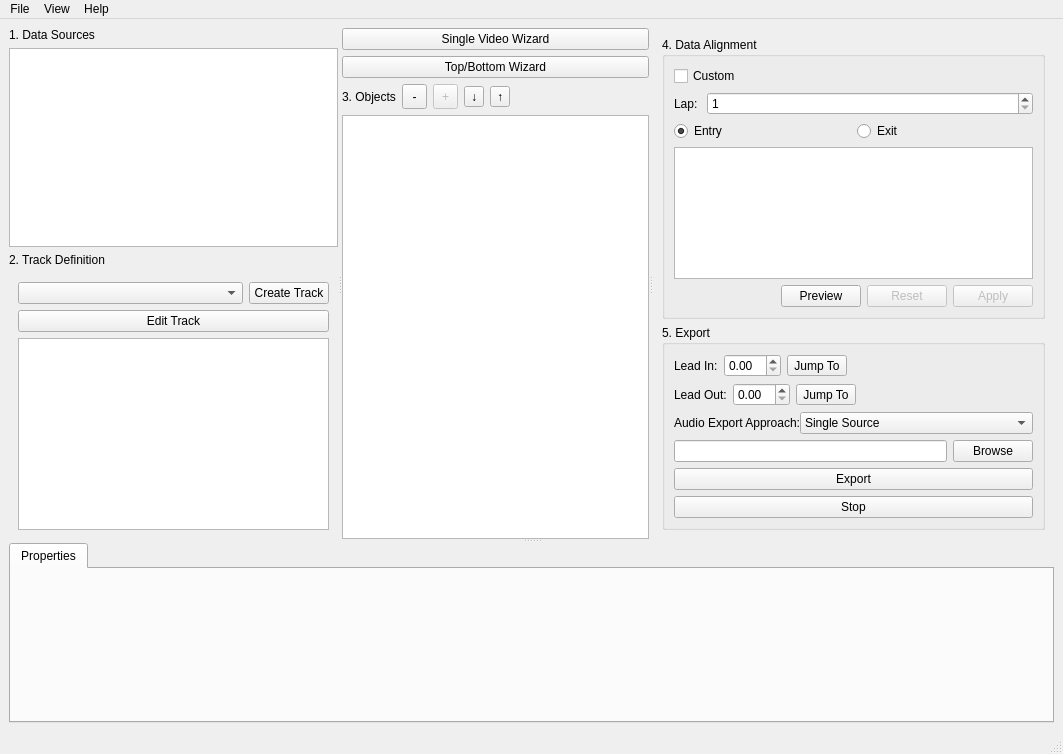
<?xml version="1.0" encoding="UTF-8"?>
<ui version="4.0">
 <class>ProjectWindow</class>
 <widget class="QMainWindow" name="ProjectWindow">
  <property name="geometry">
   <rect>
    <x>0</x>
    <y>0</y>
    <width>1063</width>
    <height>754</height>
   </rect>
  </property>
  <property name="windowTitle">
   <string>MainWindow</string>
  </property>
  <widget class="QWidget" name="centralwidget">
   <layout class="QGridLayout" name="gridLayout">
    <item row="0" column="1">
     <widget class="QSplitter" name="splitter">
      <property name="orientation">
       <enum>Qt::Vertical</enum>
      </property>
      <widget class="QWidget" name="mainWidget" native="true">
       <layout class="QGridLayout" name="gridLayout_2">
        <item row="0" column="0">
         <widget class="QSplitter" name="splitter_2">
          <property name="orientation">
           <enum>Qt::Horizontal</enum>
          </property>
          <widget class="QWidget" name="dataSourcesAndTrackBox" native="true">
           <layout class="QVBoxLayout" name="leftVerticalBox">
            <item>
             <widget class="QLabel" name="label">
              <property name="text">
               <string>1. Data Sources</string>
              </property>
             </widget>
            </item>
            <item>
             <widget class="QTableView" name="tableDataSources"/>
            </item>
            <item>
             <widget class="QLabel" name="label_3">
              <property name="text">
               <string>2. Track Definition</string>
              </property>
             </widget>
            </item>
            <item>
             <widget class="QWidget" name="widget" native="true">
              <layout class="QVBoxLayout" name="verticalLayout_4">
               <item>
                <layout class="QHBoxLayout" name="horizontalLayout" stretch="1,0">
                 <item>
                  <widget class="QComboBox" name="newTrackSourceCombo"/>
                 </item>
                 <item>
                  <widget class="QPushButton" name="newTrackButton">
                   <property name="text">
                    <string>Create Track</string>
                   </property>
                  </widget>
                 </item>
                </layout>
               </item>
               <item>
                <widget class="QPushButton" name="editTrackButton">
                 <property name="text">
                  <string>Edit Track</string>
                 </property>
                </widget>
               </item>
               <item>
                <widget class="QUndoView" name="undoView"/>
               </item>
              </layout>
             </widget>
            </item>
           </layout>
          </widget>
          <widget class="QWidget" name="renderEngineBox" native="true">
           <layout class="QVBoxLayout" name="verticalLayout_2">
            <item>
             <widget class="QPushButton" name="singleVideoWizard">
              <property name="text">
               <string>Single Video Wizard</string>
              </property>
             </widget>
            </item>
            <item>
             <widget class="QPushButton" name="topBottomWizard">
              <property name="text">
               <string>Top/Bottom Wizard</string>
              </property>
             </widget>
            </item>
            <item>
             <layout class="QHBoxLayout" name="horizontalLayout_5">
              <property name="topMargin">
               <number>0</number>
              </property>
              <item>
               <widget class="QLabel" name="label_2">
                <property name="text">
                 <string>3. Objects</string>
                </property>
               </widget>
              </item>
              <item>
               <widget class="QToolButton" name="removeEntity_ToolButton">
                <property name="minimumSize">
                 <size>
                  <width>25</width>
                  <height>25</height>
                 </size>
                </property>
                <property name="text">
                 <string>-</string>
                </property>
               </widget>
              </item>
              <item>
               <widget class="QToolButton" name="addEntity_ToolButton">
                <property name="enabled">
                 <bool>false</bool>
                </property>
                <property name="minimumSize">
                 <size>
                  <width>25</width>
                  <height>25</height>
                 </size>
                </property>
                <property name="text">
                 <string>+</string>
                </property>
               </widget>
              </item>
              <item>
               <widget class="QToolButton" name="moveEntityDown_ToolButton">
                <property name="text">
                 <string>↓</string>
                </property>
               </widget>
              </item>
              <item>
               <widget class="QToolButton" name="moveEntityUp_ToolButton">
                <property name="text">
                 <string>↑</string>
                </property>
               </widget>
              </item>
              <item>
               <spacer name="horizontalSpacer">
                <property name="orientation">
                 <enum>Qt::Horizontal</enum>
                </property>
                <property name="sizeHint" stdset="0">
                 <size>
                  <width>40</width>
                  <height>20</height>
                 </size>
                </property>
               </spacer>
              </item>
             </layout>
            </item>
            <item>
             <widget class="QTableView" name="renderEntitiesTable"/>
            </item>
           </layout>
          </widget>
          <widget class="QWidget" name="alignAndExportBox" native="true">
           <property name="enabled">
            <bool>true</bool>
           </property>
           <layout class="QVBoxLayout" name="rightVerticalBox">
            <item>
             <widget class="QWidget" name="widget_2" native="true">
              <layout class="QVBoxLayout" name="verticalLayout_5">
               <item>
                <widget class="QGroupBox" name="alignmentGroupBox">
                 <property name="title">
                  <string>4. Data Alignment</string>
                 </property>
                 <property name="flat">
                  <bool>false</bool>
                 </property>
                 <property name="checkable">
                  <bool>false</bool>
                 </property>
                 <layout class="QVBoxLayout" name="verticalLayout_7">
                  <item>
                   <widget class="QCheckBox" name="customAlignmentCheckBox">
                    <property name="text">
                     <string>Custom</string>
                    </property>
                   </widget>
                  </item>
                  <item>
                   <widget class="QWidget" name="lapAlignment_VBox" native="true">
                    <layout class="QVBoxLayout" name="verticalLayout">
                     <property name="leftMargin">
                      <number>0</number>
                     </property>
                     <property name="topMargin">
                      <number>0</number>
                     </property>
                     <property name="rightMargin">
                      <number>0</number>
                     </property>
                     <property name="bottomMargin">
                      <number>0</number>
                     </property>
                     <item>
                      <layout class="QHBoxLayout" name="horizontalLayout_2" stretch="0,1">
                       <item>
                        <widget class="QLabel" name="label_5">
                         <property name="text">
                          <string>Lap: </string>
                         </property>
                        </widget>
                       </item>
                       <item>
                        <widget class="QSpinBox" name="lapSpinBox">
                         <property name="minimum">
                          <number>1</number>
                         </property>
                        </widget>
                       </item>
                      </layout>
                     </item>
                     <item>
                      <layout class="QHBoxLayout" name="horizontalLayout_3">
                       <item>
                        <widget class="QRadioButton" name="entryRadio">
                         <property name="text">
                          <string>Entry</string>
                         </property>
                         <property name="checked">
                          <bool>true</bool>
                         </property>
                        </widget>
                       </item>
                       <item>
                        <widget class="QRadioButton" name="exitRadio">
                         <property name="text">
                          <string>Exit</string>
                         </property>
                        </widget>
                       </item>
                      </layout>
                     </item>
                    </layout>
                   </widget>
                  </item>
                  <item>
                   <widget class="QTableWidget" name="customAlignmentTableWidget"/>
                  </item>
                  <item>
                   <layout class="QHBoxLayout" name="horizontalLayout_8">
                    <property name="bottomMargin">
                     <number>0</number>
                    </property>
                    <item>
                     <spacer name="horizontalSpacer_4">
                      <property name="orientation">
                       <enum>Qt::Horizontal</enum>
                      </property>
                      <property name="sizeHint" stdset="0">
                       <size>
                        <width>40</width>
                        <height>20</height>
                       </size>
                      </property>
                     </spacer>
                    </item>
                    <item>
                     <widget class="QPushButton" name="previewAlignment_PushButton">
                      <property name="text">
                       <string>Preview</string>
                      </property>
                     </widget>
                    </item>
                    <item>
                     <widget class="QPushButton" name="resetAlignment_PushButton">
                      <property name="enabled">
                       <bool>false</bool>
                      </property>
                      <property name="text">
                       <string>Reset</string>
                      </property>
                     </widget>
                    </item>
                    <item>
                     <widget class="QPushButton" name="applyAlignment_PushButton">
                      <property name="enabled">
                       <bool>false</bool>
                      </property>
                      <property name="text">
                       <string>Apply</string>
                      </property>
                     </widget>
                    </item>
                   </layout>
                  </item>
                 </layout>
                </widget>
               </item>
               <item>
                <widget class="QGroupBox" name="exportGroupBox">
                 <property name="enabled">
                  <bool>true</bool>
                 </property>
                 <property name="title">
                  <string>5. Export</string>
                 </property>
                 <property name="alignment">
                  <set>Qt::AlignLeading|Qt::AlignLeft|Qt::AlignTop</set>
                 </property>
                 <layout class="QVBoxLayout" name="verticalLayout_8">
                  <item>
                   <layout class="QHBoxLayout" name="horizontalLayout_6">
                    <property name="bottomMargin">
                     <number>0</number>
                    </property>
                    <item>
                     <widget class="QLabel" name="label_4">
                      <property name="text">
                       <string>Lead In:</string>
                      </property>
                     </widget>
                    </item>
                    <item>
                     <widget class="QDoubleSpinBox" name="leadIn_SpinBox"/>
                    </item>
                    <item>
                     <widget class="QToolButton" name="jumpToLeadIn_ToolButton">
                      <property name="text">
                       <string>Jump To</string>
                      </property>
                     </widget>
                    </item>
                    <item>
                     <spacer name="horizontalSpacer_2">
                      <property name="orientation">
                       <enum>Qt::Horizontal</enum>
                      </property>
                      <property name="sizeHint" stdset="0">
                       <size>
                        <width>40</width>
                        <height>20</height>
                       </size>
                      </property>
                     </spacer>
                    </item>
                   </layout>
                  </item>
                  <item>
                   <layout class="QHBoxLayout" name="horizontalLayout_7">
                    <property name="bottomMargin">
                     <number>0</number>
                    </property>
                    <item>
                     <widget class="QLabel" name="label_6">
                      <property name="text">
                       <string>Lead Out:</string>
                      </property>
                     </widget>
                    </item>
                    <item>
                     <widget class="QDoubleSpinBox" name="leadOut_SpinBox"/>
                    </item>
                    <item>
                     <widget class="QToolButton" name="jumpToLeadOut_ToolButton">
                      <property name="text">
                       <string>Jump To</string>
                      </property>
                     </widget>
                    </item>
                    <item>
                     <spacer name="horizontalSpacer_3">
                      <property name="orientation">
                       <enum>Qt::Horizontal</enum>
                      </property>
                      <property name="sizeHint" stdset="0">
                       <size>
                        <width>40</width>
                        <height>20</height>
                       </size>
                      </property>
                     </spacer>
                    </item>
                   </layout>
                  </item>
                  <item>
                   <layout class="QHBoxLayout" name="horizontalLayout_9" stretch="0,1">
                    <property name="spacing">
                     <number>0</number>
                    </property>
                    <property name="topMargin">
                     <number>0</number>
                    </property>
                    <item>
                     <widget class="QLabel" name="label_7">
                      <property name="text">
                       <string>Audio Export Approach:</string>
                      </property>
                     </widget>
                    </item>
                    <item>
                     <widget class="QComboBox" name="audioApproach_ComboBox">
                      <item>
                       <property name="text">
                        <string>Single Source</string>
                       </property>
                      </item>
                      <item>
                       <property name="text">
                        <string>Multi Source (split L/R)</string>
                       </property>
                      </item>
                     </widget>
                    </item>
                   </layout>
                  </item>
                  <item>
                   <layout class="QHBoxLayout" name="horizontalLayout_4" stretch="1,0">
                    <item>
                     <widget class="QLineEdit" name="exportFileLineEdit"/>
                    </item>
                    <item>
                     <widget class="QPushButton" name="browseExportButton">
                      <property name="text">
                       <string>Browse</string>
                      </property>
                     </widget>
                    </item>
                   </layout>
                  </item>
                  <item>
                   <widget class="QPushButton" name="exportButton">
                    <property name="text">
                     <string>Export</string>
                    </property>
                   </widget>
                  </item>
                  <item>
                   <widget class="QPushButton" name="stopButton">
                    <property name="text">
                     <string>Stop</string>
                    </property>
                   </widget>
                  </item>
                 </layout>
                </widget>
               </item>
               <item>
                <spacer name="verticalSpacer">
                 <property name="orientation">
                  <enum>Qt::Vertical</enum>
                 </property>
                 <property name="sizeHint" stdset="0">
                  <size>
                   <width>20</width>
                   <height>40</height>
                  </size>
                 </property>
                </spacer>
               </item>
              </layout>
             </widget>
            </item>
           </layout>
          </widget>
         </widget>
        </item>
       </layout>
      </widget>
      <widget class="QTabWidget" name="bottomTabs">
       <property name="minimumSize">
        <size>
         <width>0</width>
         <height>180</height>
        </size>
       </property>
       <property name="currentIndex">
        <number>0</number>
       </property>
       <widget class="QWidget" name="propertiesTab">
        <attribute name="title">
         <string>Properties</string>
        </attribute>
       </widget>
      </widget>
     </widget>
    </item>
   </layout>
  </widget>
  <widget class="QMenuBar" name="menubar">
   <property name="geometry">
    <rect>
     <x>0</x>
     <y>0</y>
     <width>1063</width>
     <height>22</height>
    </rect>
   </property>
   <widget class="QMenu" name="menuFile">
    <property name="title">
     <string>File</string>
    </property>
    <widget class="QMenu" name="menuLoad_Recent_Project">
     <property name="title">
      <string>Load Recent Project</string>
     </property>
     <addaction name="actionProject1"/>
     <addaction name="actionProject2"/>
    </widget>
    <addaction name="actionNew_Project"/>
    <addaction name="actionSave_Project"/>
    <addaction name="actionSave_Project_as"/>
    <addaction name="separator"/>
    <addaction name="actionLoad_Project"/>
    <addaction name="menuLoad_Recent_Project"/>
    <addaction name="separator"/>
    <addaction name="actionImport_Sources"/>
   </widget>
   <widget class="QMenu" name="menuView">
    <property name="title">
     <string>View</string>
    </property>
    <widget class="QMenu" name="menuPreview_Resolution">
     <property name="title">
      <string>Preview Resolution</string>
     </property>
     <addaction name="action960_x_540"/>
     <addaction name="action1280_x_720"/>
     <addaction name="action1920_x_1080"/>
    </widget>
    <addaction name="actionShow_Render_Preview"/>
    <addaction name="menuPreview_Resolution"/>
   </widget>
   <widget class="QMenu" name="menuHelp">
    <property name="title">
     <string>Help</string>
    </property>
    <addaction name="actionAbout"/>
   </widget>
   <addaction name="menuFile"/>
   <addaction name="menuView"/>
   <addaction name="menuHelp"/>
  </widget>
  <widget class="QStatusBar" name="statusbar"/>
  <action name="actionSave_Project">
   <property name="text">
    <string>Save Project</string>
   </property>
   <property name="shortcut">
    <string>Ctrl+S</string>
   </property>
  </action>
  <action name="actionSave_Project_as">
   <property name="text">
    <string>Save Project as...</string>
   </property>
   <property name="shortcut">
    <string>Ctrl+Shift+S</string>
   </property>
  </action>
  <action name="actionLoad_Project">
   <property name="text">
    <string>Load Project...</string>
   </property>
   <property name="shortcut">
    <string>Ctrl+O</string>
   </property>
  </action>
  <action name="actionShow_Track_Editor">
   <property name="text">
    <string>Show Track Editor</string>
   </property>
  </action>
  <action name="actionShow_Render_Preview">
   <property name="text">
    <string>Show Render Preview</string>
   </property>
  </action>
  <action name="actionImport_Sources">
   <property name="text">
    <string>Import Sources...</string>
   </property>
   <property name="shortcut">
    <string>Ctrl+I</string>
   </property>
  </action>
  <action name="actionProject1">
   <property name="text">
    <string>Project1</string>
   </property>
  </action>
  <action name="actionProject2">
   <property name="text">
    <string>Project2</string>
   </property>
  </action>
  <action name="action1280_x_720">
   <property name="checkable">
    <bool>true</bool>
   </property>
   <property name="checked">
    <bool>false</bool>
   </property>
   <property name="text">
    <string>1280 x 720</string>
   </property>
  </action>
  <action name="action1920_x_1080">
   <property name="checkable">
    <bool>true</bool>
   </property>
   <property name="text">
    <string>1920 x 1080</string>
   </property>
  </action>
  <action name="action960_x_540">
   <property name="checkable">
    <bool>true</bool>
   </property>
   <property name="checked">
    <bool>true</bool>
   </property>
   <property name="text">
    <string>960 x 540</string>
   </property>
  </action>
  <action name="actionAbout">
   <property name="text">
    <string>About...</string>
   </property>
  </action>
  <action name="actionNew_Project">
   <property name="text">
    <string>New Project</string>
   </property>
   <property name="shortcut">
    <string>Ctrl+N</string>
   </property>
  </action>
 </widget>
 <resources/>
 <connections/>
</ui>
